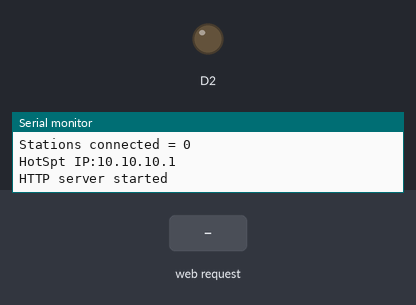
Simulated run of this sketch. Board: ESP8266 (NodeMCU). Parts: output pins drawn as LEDs (lit = HIGH), the last lines printed to the serial monitor. Inputs (shaded band) come from the test bench.

Above: at 2.2 s.
2.3 s: HTTP request GET /LightOn received
At 3.5 s:
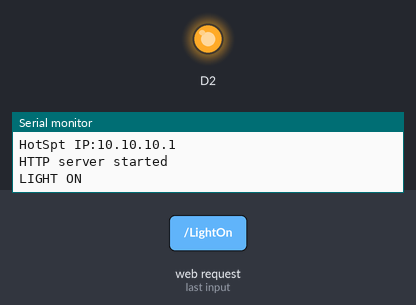
3.8 s: HTTP request GET /LightOff received
At 4.6 s:
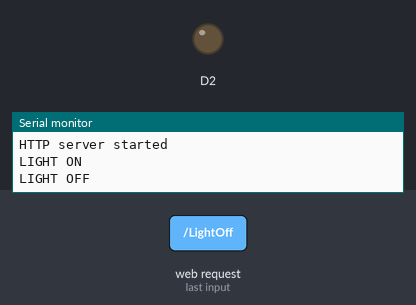
Timing chart, 0 to 6.8 s (numbered marks = the images above; inputs shaded):
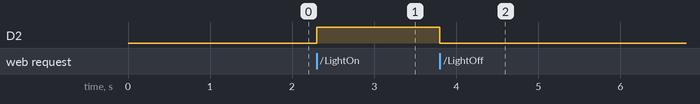

The sketch:

serverSide.ino
```cpp
/*
 * THIS IS A SERVER SIDE CODE
 *
 * YOU NEED TO CONNECT AN LED TO THE D2 PIN
 * TO KNOW THE DATA IS TRANSMITTING AND RECEIVING
 * PROPERLY.
 *
 *
 * Tanmoy Munshi
 * email id: tanmoymunshi1999@gmail.com
 */

#include <ESP8266WiFi.h>
#include <WiFiClient.h>
#include <ESP8266WebServer.h>
#include <ESP8266HTTPClient.h>


const char* ssid = "ENTER YOUR WIFI SSID";
const char* password = "ENTER YOUR WIFI PASSWORD";
int max_connection = 8;           // MAXIMUM NO. OF CLIENT CAN BE CAONNECTED IS 8
int LED  = D2;

//IP Declaration

IPAddress staticIP(10,10,10,1); // IP address from Admin pannel
IPAddress gateway(10,10,10,1);
IPAddress subnet(255,255,255,0);


int httpCode;

HTTPClient http;

ESP8266WebServer server(80); //Server on port 80


//==============================================================
//     This rutine is exicuted when you open its IP in browser
//==============================================================
void handleRoot() {
  server.send(200, "text/plain", "hello from esp8266!");
}
void LightOn() {
  server.send(200, "text/plain", "LIGHT ON" );
  Serial.println("LIGHT ON");
  digitalWrite(D2, HIGH);
}
void LightOff() {
  server.send(200, "text/plain", "LIGHT OFF" );
  Serial.println("LIGHT OFF");
  digitalWrite(D2, LOW);;
}

//===============================================================
//                  SETUP
//===============================================================

void setup(void){

  Serial.begin(115200);
  Serial.println("");
  WiFi.mode(WIFI_AP);                                 //WIFI MODE USING Only Access point
  WiFi.softAP(ssid, password, 1, false, max_connection);
  WiFi.softAPConfig(staticIP, gateway, subnet);      //Starts hotspot removing password will disable security
  Serial.printf("Stations connected = %d\n", WiFi.softAPgetStationNum());  // NUMBER OF CLIENT CONNECTED


  IPAddress myIP = WiFi.softAPIP();                  //Get IP address
  Serial.print("HotSpt IP:");
  Serial.println(myIP);
   pinMode(D2, OUTPUT);

   delay(1000);

   server.on("/", handleRoot);                      //Which routine to handle at root location
   server.on("/LightOn", LightOn);
   server.on("/LightOff", LightOff);
   server.begin();                                  //Starting server
   Serial.println("HTTP server started");
}


void loop(void){

      server.handleClient();          //Handle client requests
}
```

Measured:
- after the input at 2.3 s, D2: LOW → HIGH at once
- after the input at 3.8 s, D2: HIGH → LOW at once
